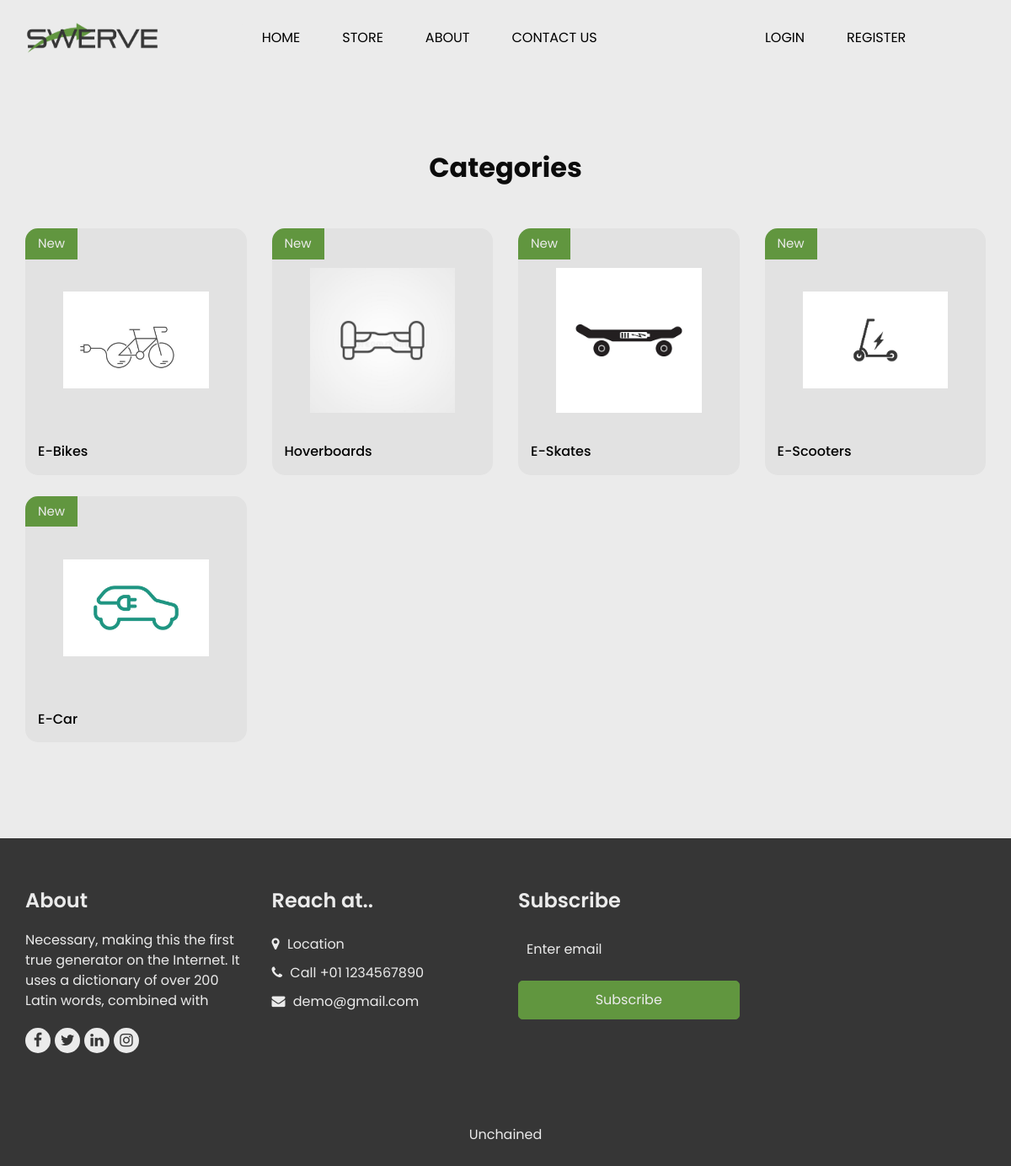
/store/, run on the app's committed database.
### store/models.py (models this page shows, shortened)
class Category(models.Model):
    name = models.CharField(max_length=100)
    description = models.CharField(max_length=350, blank=True)
    image = models.ImageField(upload_to='category_images/', default='afk.jpg')

### store/views.py (the view)
# urls.py: path('store/', views.store, name='store'),
def store(request):
    categories = Category.objects.all()
    context = {'categories': categories}
    return render(request, 'pages/store.html', context)

### store/templates/pages/store.html
{% extends 'master/main.html' %}
{% load crispy_forms_filters %}
{% load static %}
{% block content %}
<section class="shop_section layout_padding">
    <div class="container">
      <div class="heading_container heading_center">
        <h2>
          Categories
        </h2>
      </div>
      <div class="row">
        {% for category in categories %}
        <div class="col-sm-6 col-xl-3">
          <div class="box">
            <a href="{% url 'product_by_category' category.name %}">
              <div class="img-box">
                <img src="{{category.image.url}}" alt="">
              </div>
              <div class="detail-box">
                <h6>
                  {{ category.name }}
                </h6>
              </div>
              <div class="new">
                <span>
                  New
                </span>
              </div>
            </a>
          </div>
        </div>
        {% endfor %}
  </section>
  {% endblock content %}

### static/CSS/style.css (style rules this page uses)
body { font-family: "Poppins", sans-serif; color: #0c0c0c; background-color: #ebebeb; overflow-x: hidden; }
.layout_padding { padding: 90px 0; }
.heading_container { display: -webkit-box; display: -ms-flexbox; display: flex; -webkit-box-orient: vertical; -webkit-box-direction: normal; -ms-flex-direction: column; flex-direction: column; -webkit-box-align: start; -ms-flex-align: start; align-items: flex-start; }
.heading_container h2 { position: relative; font-weight: bold; }
.heading_container.heading_center { -webkit-box-align: center; -ms-flex-align: center; align-items: center; text-align: center; }
a, a:hover, a:focus { text-decoration: none; }
.shop_section .heading_container { margin-bottom: 20px; }
.shop_section .box { background-color: #e2e2e2; position: relative; padding: 10px 15px; margin-top: 25px; border-radius: 15px; overflow: hidden; }
.shop_section .box a { color: #000000; }
.shop_section .box .img-box { display: -webkit-box; display: -ms-flexbox; display: flex; -webkit-box-pack: center; -ms-flex-pack: center; justify-content: center; -webkit-box-align: center; -ms-flex-align: center; align-items: center; padding: 15px 30px; height: 245px; }
.shop_section .box .img-box img { max-width: 100%; max-height: 175px; }
.shop_section .box .detail-box { display: -webkit-box; display: -ms-flexbox; display: flex; -webkit-box-pack: justify; -ms-flex-pack: justify; justify-content: space-between; }
.shop_section .box .new { padding: 7px 15px; position: absolute; top: 0; left: 0; background-color: #61963f; color: #ebebeb; display: -webkit-box; display: -ms-flexbox; display: flex; -webkit-box-pack: center; -ms-flex-pack: center; justify-content: center; -webkit-box-align: center; -ms-flex-align: center; align-items: center; font-size: 15px; }

### static/CSS/responsive.css (style rules this page uses)
@media (min-width: 1200px) { .container { max-width: 1170px; } }

### data on the page
Category: image (picture), name "E-Bikes"
Category: image (picture), name "Hoverboards"
Category: image (picture), name "E-Skates"
Category: image (picture), name "E-Scooters"
Category: image (picture), name "E-Car"
